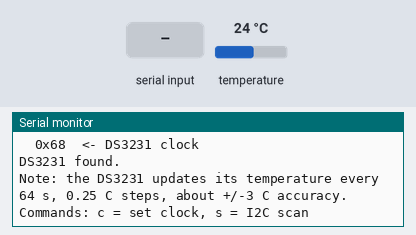
Simulated run of this sketch. Board: Arduino Uno, built with avr-gcc and run on an emulated ATmega328P. On the bench: the last lines printed to the serial monitor. The test bench sets the inputs (shaded band); at power-on: temperature 24 °C. The local clock reads 2024-03-15 10:24:30 at power-on unless the sketch sets it.

Above: at 1.6 s.
1.7 s: "c" received over Serial
At 2.6 s:
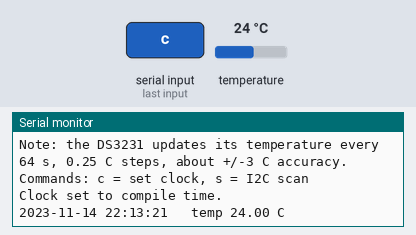
3.5 s: temperature set to 12 °C
At 4.8 s:
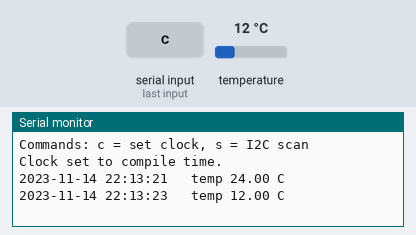
5.0 s: temperature set to 19 °C
At 6.9 s:
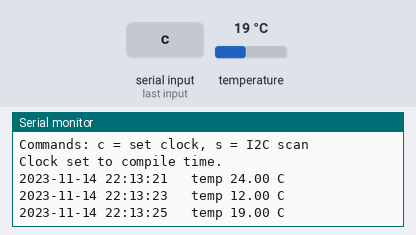
Timing chart, 0 to 8.4 s (numbered marks = the images above; inputs shaded):
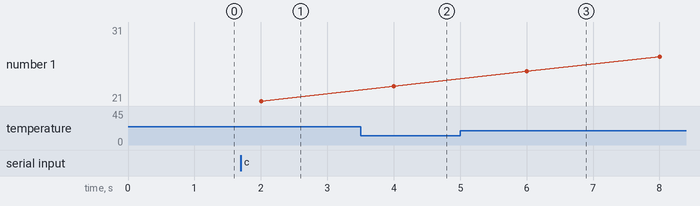

The sketch:

Huneycomb.ino
```cpp
// =====================================================================
//  rtc_test - first hardware test: ZS-042 DS3231 clock module only
//
//  Prints the time and the DS3231's built-in temperature every 2 s.
//  Board: Maduino  -> Tools > Board "Arduino Pro or Pro Mini",
//                     Processor "ATmega328P (3.3V, 8 MHz)"
//         UNO      -> "Arduino Uno"
//  Library: RTClib (by Adafruit)
//  Serial Monitor: 9600 baud
//
//  Breadboard: ZS-042 header in row F, holes 10-15
//     F10 GND  -> board GND
//     F11 VCC  -> board 3V3   (3.3V, NOT 5V - see coin-cell note)
//     F12 SDA  -> A4
//     F13 SCL  -> A5
//     F14 SQW  -> not connected (later: wake-up alarm)
//     F15 32K  -> not connected
//  Jumper wires go in G-J of the same numbered row (e.g. J10 for GND).
//
//  Serial commands: c = set clock to the time this sketch was compiled
//                   s = rescan the I2C bus
// =====================================================================

#include <Wire.h>
#include <RTClib.h>

RTC_DS3231 rtc;
bool rtcOk = false;

void scanI2C() {
  Serial.println(F("I2C scan:"));
  uint8_t found = 0;
  for (uint8_t a = 1; a < 127; a++) {
    Wire.beginTransmission(a);
    if (Wire.endTransmission() == 0) {
      Serial.print(F("  0x")); if (a < 16) Serial.print('0'); Serial.print(a, HEX);
      if (a == 0x68) Serial.print(F("  <- DS3231 clock"));
      if (a == 0x57) Serial.print(F("  <- AT24C32 EEPROM on the ZS-042"));
      Serial.println();
      found++;
    }
  }
  if (!found) {
    Serial.println(F("  nothing found - check VCC/GND, and SDA->A4, SCL->A5"));
    Serial.println(F("  (on the breadboard: is each jumper in the same numbered row?)"));
  }
}

void setToCompileTime() {
  rtc.adjust(DateTime(F(__DATE__), F(__TIME__)));
  Serial.println(F("Clock set to compile time."));
}

void setup() {
  Serial.begin(9600);
  delay(200);
  Serial.println();
  Serial.println(F("=== rtc_test: ZS-042 / DS3231 ==="));

  Wire.begin();
  scanI2C();

  rtcOk = rtc.begin();
  if (!rtcOk) {
    Serial.println(F("DS3231 not found at 0x68. Fix wiring, then press RESET."));
    return;
  }
  Serial.println(F("DS3231 found."));
  if (rtc.lostPower()) {
    Serial.println(F("Clock lost power (new/dead coin cell?)."));
    setToCompileTime();
  }
  Serial.println(F("Note: the DS3231 updates its temperature every 64 s, "
                   "0.25 C steps, about +/-3 C accuracy."));
  Serial.println(F("Commands: c = set clock, s = I2C scan"));
}

void loop() {
  while (Serial.available()) {
    char c = Serial.read();
    if (c == 's') scanI2C();
    if (c == 'c' && rtcOk) setToCompileTime();
  }

  static uint32_t last = 0;
  if (rtcOk && millis() - last >= 2000) {
    last = millis();
    DateTime n = rtc.now();
    char buf[20];
    snprintf(buf, sizeof buf, "%04d-%02d-%02d %02d:%02d:%02d",
             n.year(), n.month(), n.day(), n.hour(), n.minute(), n.second());
    Serial.print(buf);
    Serial.print(F("   temp "));
    Serial.print(rtc.getTemperature(), 2);
    Serial.println(F(" C"));
  }
}
```

Measured:
- after the input at 1.7 s, the serial monitor: prints a new line at once (image 1)
- after the input at 3.5 s, the serial monitor: prints a new line after 0.50 s (image 2)
- after the input at 5.0 s, the serial monitor: prints a new line after 1.0 s (image 3)
